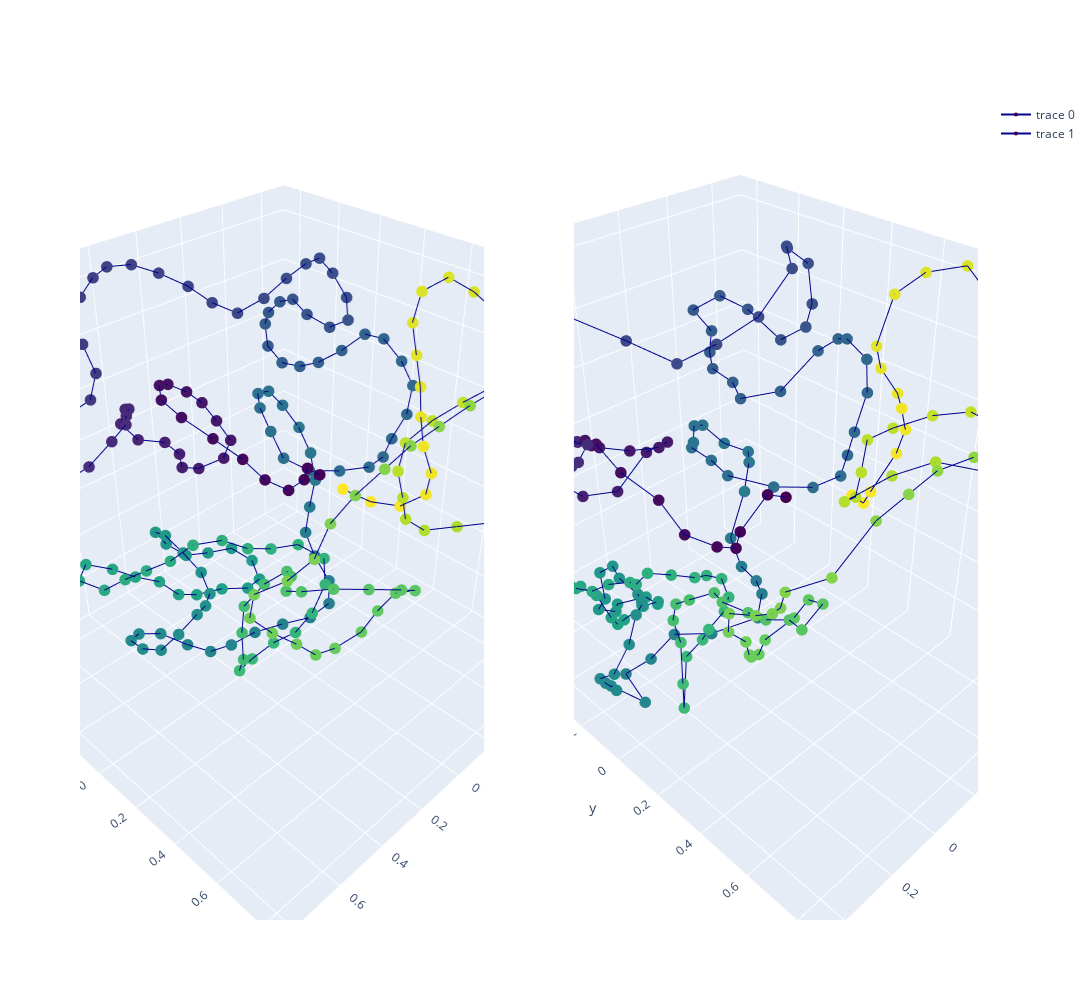

The code cell stored with this chart in its notebook:
### Code cell
# Trussart perfect structure
trussart_true_structure = np.mean(trussart_structures, axis=0)

# Trussart predicted structure
torch_trussart_hic = torch.FloatTensor(trussart_hic)
torch_trussart_hic = torch.reshape(torch_trussart_hic, (1, NB_BINS, NB_BINS))
torch_trussart_hic = torch.repeat_interleave(torch_trussart_hic, BATCH_SIZE, 0)

trussart_pred_structure, trussart_pred_distance, trussart_pred_logits = model(torch_trussart_hic)
trussart_pred_structure = trussart_pred_structure.detach().numpy()[0]

# Superpose structure using Kabsch algorithm
trussart_pred_structure_superposed, trussart_true_structure_superposed = \
        kabsch_superimposition_numpy(trussart_pred_structure, trussart_true_structure, EMBEDDING_SIZE)

# Plot and compare the two structures
x_pred = trussart_pred_structure_superposed[:, 0]  
y_pred = trussart_pred_structure_superposed[:, 1]
z_pred = trussart_pred_structure_superposed[:, 2]

x_true = trussart_true_structure_superposed[:, 0]  
y_true = trussart_true_structure_superposed[:, 1]
z_true = trussart_true_structure_superposed[:, 2]

colorscale1 = np.asarray(range(len(x_true)))
colorscale2 = np.asarray(range(len(x_pred)))
color1 = 'Viridis'
color2 = 'Viridis'

plot_true_pred_structures(x_pred, y_pred, z_pred, x_true, y_true, z_true, colorscale1, colorscale2, color1, color2)

# Shape comparison
print('Kabsch distance is ' + str(kabsch_distance_numpy(trussart_pred_structure, trussart_true_structure, EMBEDDING_SIZE)))

### Figure 1 — Plotly figure (JSON) as saved in the notebook; plotly's stock layout.template omitted (floating-point values rounded to 4 significant figures; data arrays with more than 128 entries replaced by an {"elided": "..."} marker saying what was removed)
{"data": [{"line": {"color": "darkblue", "width": 2}, "marker": {"color": {"elided": "202 int values"}, "colorscale": [[0, "#440154"], [0.1111, "#482878"], [0.2222, "#3e4989"], [0.3333, "#31688e"], [0.4444, "#26828e"], [0.5556, "#1f9e89"], [0.6667, "#35b779"], [0.7778, "#6ece58"], [0.8889, "#b5de2b"], [1, "#fde725"]], "size": 4}, "scene": "scene", "type": "scatter3d", "x": {"elided": "202 float values"}, "y": {"elided": "202 float values"}, "z": {"elided": "202 float values"}}, {"line": {"color": "darkblue", "width": 2}, "marker": {"color": {"elided": "202 int values"}, "colorscale": [[0, "#440154"], [0.1111, "#482878"], [0.2222, "#3e4989"], [0.3333, "#31688e"], [0.4444, "#26828e"], [0.5556, "#1f9e89"], [0.6667, "#35b779"], [0.7778, "#6ece58"], [0.8889, "#b5de2b"], [1, "#fde725"]], "size": 4}, "scene": "scene2", "type": "scatter3d", "x": {"elided": "202 float values"}, "y": {"elided": "202 float values"}, "z": {"elided": "202 float values"}}], "layout": {"height": 1000, "scene": {"domain": {"x": [0, 0.45], "y": [0, 1]}}, "scene2": {"domain": {"x": [0.55, 1], "y": [0, 1]}}, "width": 1300}}
